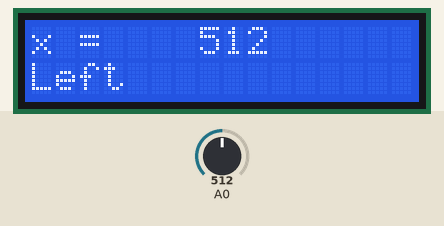
A sketch run on a simulated Arduino Uno, built with avr-gcc and run on an emulated ATmega328P. Parts: 16×2 character LCD. Inputs (shaded band) come from the test bench; at power-on: A0 = 512. What the sketch prints to the serial monitor is not drawn.

Above: at 3.3 s.
3.4 s: A0 set to 610
At 4.6 s:
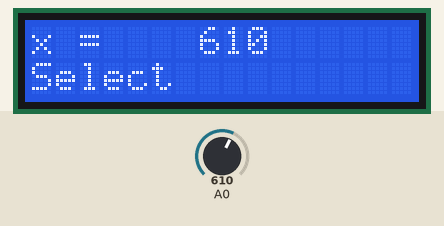
4.9 s: A0 set to 390
At 5.8 s:
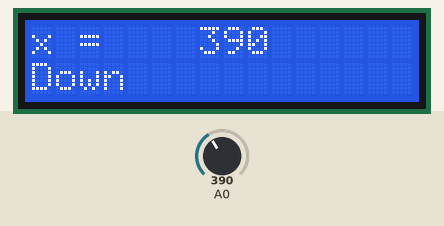
6.4 s: A0 set to 190
At 6.9 s:
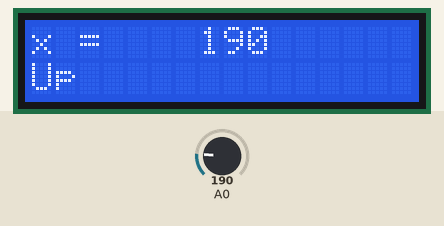
7.9 s: A0 set to 40
At 9.1 s:
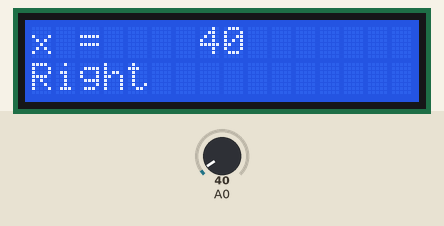
9.4 s: A0 set to 900
At 10.4 s:
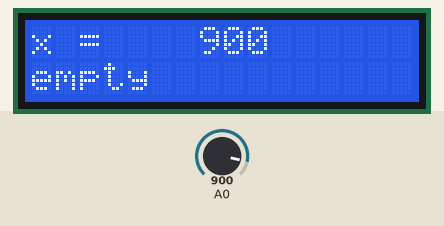
Timing chart, 0 to 11.9 s (numbered marks = the images above; inputs shaded):
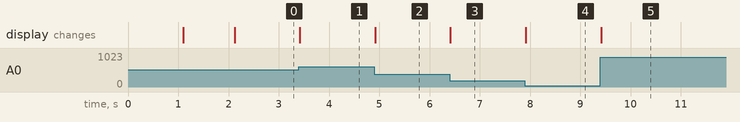

Measured:
- after the input at 3.4 s, the display: changes at once (image 1)
- after the input at 4.9 s, the display: changes at once (image 2)
- after the input at 6.4 s, the display: changes at once (image 3)
- after the input at 7.9 s, the display: changes at once (image 4)
- after the input at 9.4 s, the display: changes at once (image 5)

The sketch:

Buttons3.ino
```cpp
/* This sketch is intended to be a "clean-up" of Buttons2, which was originally based around
Bill Perry's variant of "Hello World", which includes his modified library to
avoid the design flaw that exists in many (including mine) LCD shields.


The sketch originally printed "Hello, World!" on the lcd - it now takes input from the buttons on the LCD shield, and display the effects on the LCD and the serial monitor.

The Arduino pins use the following pinout:  (pin 1 is the pin closest to the edge of the PCB)

  1 - LCD gnd
  2 - VCC (5v)
  3 - Vo Contrast Voltage
  4 - RS Register Select (rs)
  5 - Read/Write
  6 - Enable (en)
  7 - Data 0 (db0) ----
  8 - Data 1 (db1)     |-------- Not used in 4 bit mode
  9 - Data 2 (db2)     |
  10 - Data 3 (db3) ----
  11 - Data 4 (db4)
  12 - Data 5 (db5)
  13 - Data 6 (db6)
  14 - Data 7 (db7)
  15 - Backlight Anode (+5v)
  16 - Backlight Cathode (Gnd)

 ----------------------------------------------------------------------------
LiquidCrystal compability:

Since hd44780 is LiquidCrystal API compatible, most existing LiquidCrystal
sketches should work with hd44780 hd44780_pinIO i/o class once the
includes are changed to use hd44780 and the lcd object constructor is
changed to use the hd44780_pinIO class.  */

      // Call libraries:
      #include <hd44780.h>
      #include <hd44780ioClass/hd44780_pinIO.h> // Arduino pin i/o class header

/*  declare Arduino pins used for LCD functions and the lcd object:

This sketch does not attempt to use LCD backlight control:
(Bill's notes for using such control have therefore been removed.)

without backlight control:
The parameters used by hd44780_pinIO are the same as those used by
the IDE bundled LiquidCrystal library  */

      // Define LCD pinout:
      const int rs=8, en=9, db4=4, db5=5, db6=6, db7=7;
      hd44780_pinIO lcd(rs, en, db4, db5, db6, db7);

      // Define LCD geometry
      const int LCD_COLS = 16;
      const int LCD_ROWS = 2;

/*  Smiley:  This defines a special "Smiley" character - I pinched this,
and the related lines to print it, from the tutorial page on createChar().  */

       byte smiley[8] = {B00000, B10001, B00000, B00000, B10001, B01110, B00000,};

      // Define variables for display on LCD:
      String LCDline1;
      String LCDline2;


void LCDprintfunction () {  //Defines the LCDprintfunction to provide a simple means of outputting.
      lcd.clear();
      lcd.print(LCDline1);
      lcd.setCursor(0,1);
      lcd.print(LCDline2);
      return;
}


void setup()
{
  Serial.begin(9600);

  /* initialize LCD with number of columns and rows:
    Note:  begin() will automatically turn on the backlight
    if backlight control is specified in the lcd object constructor */

  lcd.begin(LCD_COLS, LCD_ROWS);

  // if backlight control was specified, the backlight should be on now

  // Print a preliminary message to the LCD

      LCDline1 = "Buttons, by Tony";
      LCDline2 = "Wait a mo... ";
      LCDprintfunction();
      delay(1000);
      lcd.createChar(0,smiley);
      lcd.setCursor (14, 1);
      lcd.write(byte(0));
      delay(1000);
  // end of setup loop
}


/*  Notes regarding the LCD:
  lcd.setCursor - first column is 0, not 1 -
  similarly first row is 0, not 1!
When added the smiley, note that, again, setCursor assumes 0 for first char, hence char 15 needs 14 in the
setCursor statement - using 16 will pushe the character off the end of the display!

The State number initialises at 0 - using non-zero values for the actual states allows me to see that the state has actually changed.

The buttons return the following analogue read values:
  Right     - 0
  Up        - 99
  Down      - 254
  Left      - 407
  Select    - 639
  No press  - 1023
*/


// Define initial variables:

String laststatename;

void loop() {
  // put your main code here, to run repeatedly

      // Define the string variables to represent the state identified from the button that's pressed.
      String statename0 = "empty";
      String statename1 = "Right";
      String statename2 = "Up";
      String statename3 = "Down";
      String statename4 = "Left";
      String statename5 = "Select";
      String statename6 = "No Press";
      String statename = statename0;  //Sets state to 0 at start of every loop cycle.


      //  Read the analog value produced by pressing the button.
      int x= analogRead(0);
      // Note: with no button pressed, the analogue read returns a value of 1023,
      // so a statement is needed to catch values over 1000.

      // Determine statename based on analogue read - should match button title:
      if (x<50) {  statename = statename1;}  // - i.e. Right
      else if (x<200) {  statename = statename2;} // i.e. Up
      else if (x<400) {  statename = statename3;}  //i.e. Down
      else if (x<600) {  statename = statename4;}  // i.e. Left
      else if (x<800) {  statename = statename5;}  // i.e. Select
      else if (x>1000){ statename = statename6;}  // i.e. No Press


      // Output:  Only produced if the state has changed and a button has been pressed.
  if (statename != laststatename && statename != statename6) {

      //Serial Monitor output:
      Serial.print ("x = "); Serial.print (x); Serial.print ("  ");
      Serial.println (statename);

      // LCD output:
      lcd.clear();
      LCDline1 = ("x = ");
      LCDline2 = (statename);
      LCDprintfunction();
      lcd.setCursor(7,0); lcd.print(x);
      delay (50);
      }
      //Reemember the current state for the next loop
      laststatename = statename;

  }
```
